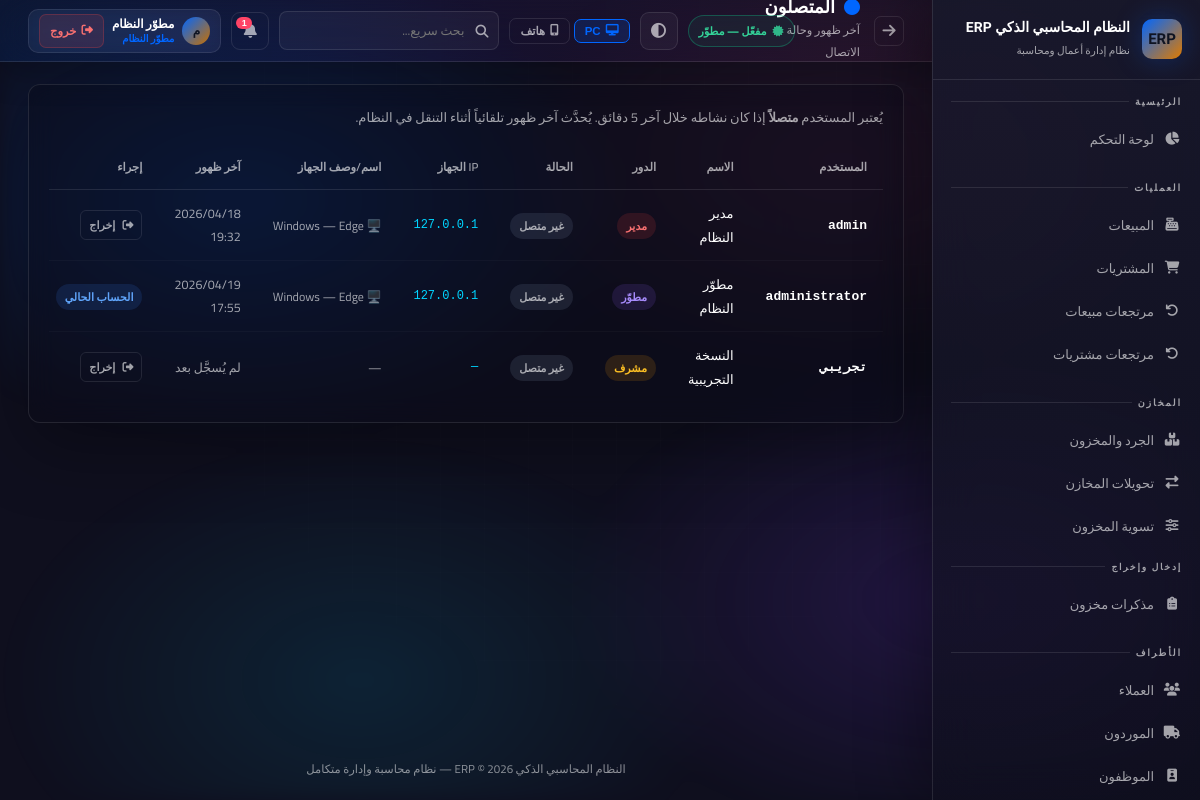
The app's page /settings/connected-users (signed in), older data.
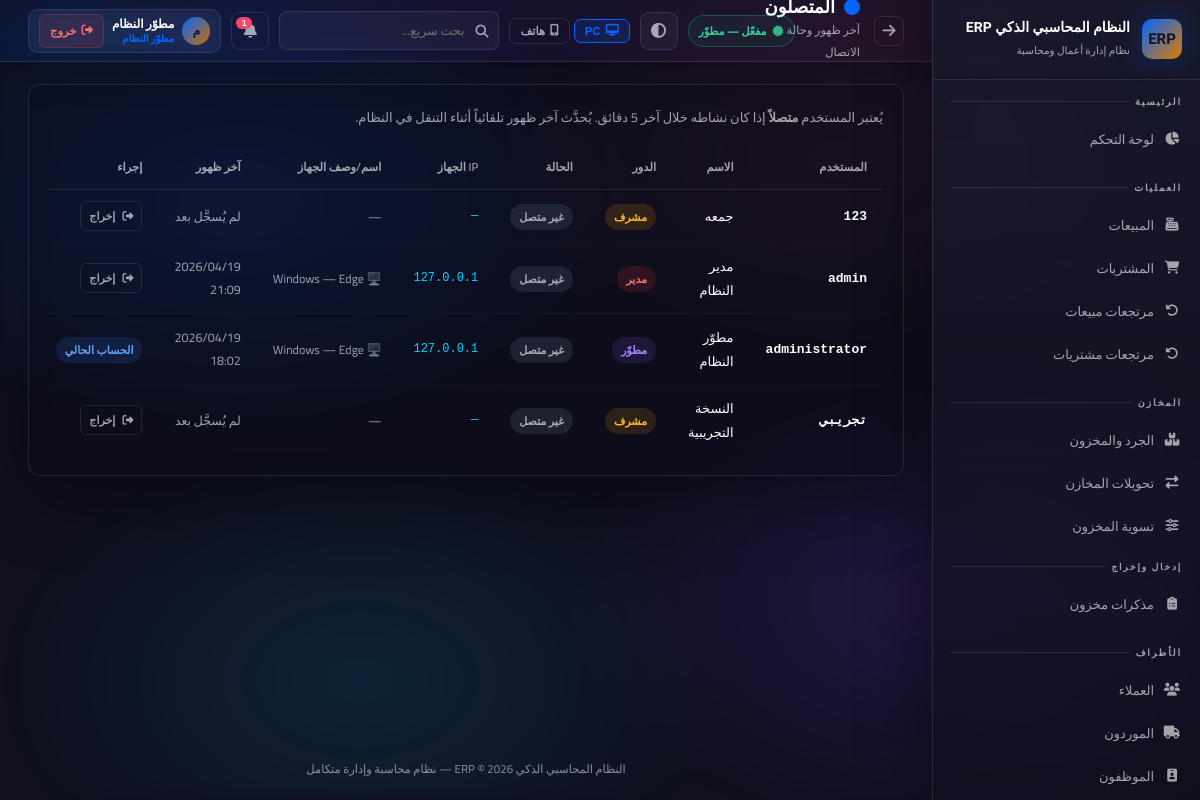
The same page, newer data.
### app.py (models this page shows, shortened)
class User(UserMixin, db.Model):
    id = db.Column(db.Integer, primary_key=True)
    username = db.Column(db.String(80), unique=True, nullable=False)
    password_hash = db.Column(db.String(256))
    full_name = db.Column(db.String(120))
    role = db.Column(db.String(20), default='user')  # developer, admin, manager, user
    branch_id = db.Column(db.Integer, db.ForeignKey('branch.id'))
    is_active = db.Column(db.Boolean, default=True)
    created_at = db.Column(db.DateTime, default=datetime.utcnow)
    last_seen = db.Column(db.DateTime, nullable=True)
    last_ip = db.Column(db.String(64), nullable=True)
    last_user_agent = db.Column(db.String(256), nullable=True)
    permissions = db.Column(db.Text)  # JSON list of permission keys; empty = استخدام صلاحيات الدور

### app.py (the view)
@app.route('/settings/connected-users')
@login_required
def connected_users_page():
    if not user_can(current_user, 'connected_users'):
        flash('لا صلاحية لعرض المتصلين', 'error')
        return redirect(safe_home_url_for(current_user))
    online_before = datetime.utcnow() - timedelta(minutes=5)
    q = User.query
    if current_user.role != 'developer':
        q = q.filter(User.role != 'developer')
    users_list = q.order_by(User.username).all()
    return render_template('connected_users.html', users_list=users_list, online_before=online_before)

### app.py (called while the page is built, shortened)
@login_manager.user_loader
def load_user(user_id):
    return User.query.get(int(user_id))

def user_can(user, perm: str) -> bool:
    if not user or not user.is_authenticated:
        return False
    if getattr(user, 'role', None) == 'developer':
        return True

def user_can_approve_transfers(user) -> bool:
    if not user or not user.is_authenticated:
        return False
    if getattr(user, 'role', None) in ('developer', 'admin'):
        return True
    custom = _perm_list_from_user(user)
    if custom is not None:
        return 'transfer_approve' in custom
    return False

def user_can_delete_users_account(user) -> bool:
    if not user or not user.is_authenticated:
        return False
    if getattr(user, 'role', None) == 'developer':
        return True

def permission_keys_for_editor(viewer):
    if not viewer or not getattr(viewer, 'is_authenticated', False):
        return [x for x in PERMISSION_KEYS if x[0] not in DEVELOPER_ONLY_PERMS]
    if getattr(viewer, 'role', None) == 'developer':
        return list(PERMISSION_KEYS)
    return [x for x in PERMISSION_KEYS if x[0] not in DEVELOPER_ONLY_PERMS]

### templates/connected_users.html (shortened to what the changed rows need)
{% extends 'base.html' %}
{% set block_icon = 'fas fa-circle' %}
{% block content %}
<div class="card"><div class="card-body">
    <div class="table-container"><table>
        <thead><tr>
            <th>المستخدم</th>
            <th>الاسم</th>
            <th>الدور</th>
            <th>الحالة</th>
            <th>IP الجهاز</th>
            <th>اسم/وصف الجهاز</th>
            <th>آخر ظهور</th>
            <th>إجراء</th>
        </tr></thead>
        <tbody>
            {% for u in users_list %}
            <tr>
                <td style="font-weight:600;font-family:monospace;">{{ u.username }}</td>
                <td>{{ u.full_name or '—' }}</td>
                <td>
                    {% if u.role == 'developer' %}<span class="badge badge-purple">مطوّر</span>
                    {% elif u.role == 'admin' %}<span class="badge badge-danger">مدير</span>
                    {% elif u.role == 'manager' %}<span class="badge badge-warning">مشرف</span>
                    {% else %}<span class="badge badge-info">مستخدم</span>{% endif %}
                </td>
                <td>
                    {% if u.last_seen and u.last_seen >= online_before %}
                    <span class="badge badge-success"><i class="fas fa-circle" style="font-size:8px;"></i> متصل</span>
                    {% else %}
                    <span class="badge badge-secondary">غير متصل</span>
                    {% endif %}
                </td>
                <td style="font-family:monospace;font-size:12px;color:var(--info);">
                    {{ u.last_ip or '—' }}
                </td>
                <td style="font-size:12px;color:var(--text-muted);max-width:200px;overflow:hidden;text-overflow:ellipsis;white-space:nowrap;" title="{{ u.last_user_agent or '' }}">
                    {% if u.last_user_agent %}
                        {% set ua = u.last_user_agent %}
                        {% if 'iPhone' in ua %}📱 iPhone
                        {% elif 'Android' in ua and 'Mobile' in ua %}📱 Android Mobile
                        {% elif 'Android' in ua %}📱 Android Tablet
                        {% elif 'iPad' in ua %}📱 iPad
                        {% elif 'Windows' in ua %}🖥️ Windows
                        {% elif 'Macintosh' in ua or 'Mac OS' in ua %}🖥️ Mac
                        {% elif 'Linux' in ua %}🖥️ Linux
                        {% else %}{{ ua[:40] }}{% endif %}
                        —
                        {% if 'Chrome' in ua and 'Edg' not in ua and 'OPR' not in ua %}Chrome
                        {% elif 'Edg' in ua %}Edge
                        {% elif 'Firefox' in ua %}Firefox
                        {% elif 'Safari' in ua and 'Chrome' not in ua %}Safari
                        {% elif 'OPR' in ua or 'Opera' in ua %}Opera
                        {% else %}متصفح آخر{% endif %}
                    {% else %}—{% endif %}
                </td>
                <td style="color:var(--text-muted);font-size:12.5px;">
                    {% if u.last_seen %}{{ u.last_seen.strftime('%Y/%m/%d %H:%M') }}{% else %}لم يُسجَّل بعد{% endif %}
                </td>
                <td>
                    {% if u.id == current_user.id %}
                    <span class="badge badge-info">الحساب الحالي</span>
                    {% else %}
                        {% set ROLE_RANK = {'developer': 4, 'admin': 3, 'manager': 2, 'user': 1} %}
                        {% set my_rank = ROLE_RANK.get(current_user.role, 1) %}
                        {% set target_rank = ROLE_RANK.get(u.role, 1) %}
                        {% if target_rank < my_rank %}
                        <form method="post" action="{{ url_for('connected_users_force_logout', user_id=u.id) }}" style="display:inline;" onsubmit="return confirm('تأكيد إخراج المستخدم {{ u.username }}؟');">
                            <button type="submit" class="btn btn-outline btn-xs" title="إخراج المستخدم"><i class="fas fa-sign-out-alt"></i> إخراج</button>
                        </form>
                        {% else %}
                        <span class="badge badge-secondary" title="لا صلاحية">—</span>
                        {% endif %}
                    {% endif %}
                </td>
            </tr>
            {% endfor %}
        </tbody>
    </table></div>
</div></div>
{% endblock %}

### templates/base.html (shortened to what the changed rows need)
<!DOCTYPE html>
<html lang="ar" dir="rtl" data-theme="dark" data-layout-default="{{ layout_max_width | default('1400px') }}">
<head>
    <link rel="stylesheet" href="https://cdnjs.cloudflare.com/ajax/libs/font-awesome/6.5.0/css/all.min.css">
    <link rel="stylesheet" href="{{ url_for('static', filename='css/style.css') }}">
</head>
<body>
<main class="main-content">
    <div class="topbar">
        <div class="topbar-right">
            <div style="display:flex;align-items:center;gap:8px;padding:4px 10px;border-radius:10px;
                        background:rgba(255,255,255,.05);border:1px solid rgba(255,255,255,.09);
                        backdrop-filter:blur(12px);-webkit-backdrop-filter:blur(12px);flex-shrink:0;">
                <div style="width:28px;height:28px;border-radius:50%;background:linear-gradient(135deg,var(--accent),#c97000);
                            display:flex;align-items:center;justify-content:center;font-size:12px;font-weight:800;color:#0f1422;flex-shrink:0;">
                    {{ (current_user.full_name or current_user.username)[0] }}
                </div>
                <div style="line-height:1.3;min-width:0;">
                    <div style="font-size:12px;font-weight:700;color:var(--text);white-space:nowrap;overflow:hidden;text-overflow:ellipsis;max-width:100px;">
                        {{ current_user.full_name or current_user.username }}
                    </div>
                    <div style="font-size:10px;color:var(--accent);font-weight:600;">
                        {% if current_user.role=='developer' %}مطوّر النظام
                        {% elif current_user.role=='admin' %}مدير النظام
                        {% elif current_user.role=='manager' %}مشرف
                        {% else %}مستخدم{% endif %}
                    </div>
                </div>
                <a href="{{ url_for('logout') }}" title="تسجيل الخروج"
                   style="display:flex;align-items:center;gap:5px;padding:5px 10px;border-radius:7px;
                          background:rgba(239,68,68,.12);border:1px solid rgba(239,68,68,.25);
                          color:#f87171;font-size:11.5px;font-weight:700;text-decoration:none;white-space:nowrap;
                          transition:all .18s;flex-shrink:0;"
                   onmouseover="this.style.background='rgba(239,68,68,.22)';this.style.borderColor='rgba(239,68,68,.5)'"
                   onmouseout="this.style.background='rgba(239,68,68,.12)';this.style.borderColor='rgba(239,68,68,.25)'">
                    <i class="fas fa-sign-out-alt"></i> خروج
                </a>
            </div>
        </div>
    </div>
    <div class="content fade-in">
        {% block content %}{% endblock %}
    </div>
</main>
</body>
</html>

Row changes from the older to the newer data that the page shows:
changed User "administrator": last_seen "2026/04/19 17:55" → "2026/04/19 18:02"
added User: username "123", full_name "جمعه", role "مشرف", shows "غير متصل", last_ip "—", shows "لم يُسجَّل بعد"
changed User "admin": last_seen "2026/04/18 19:32" → "2026/04/19 21:09"
